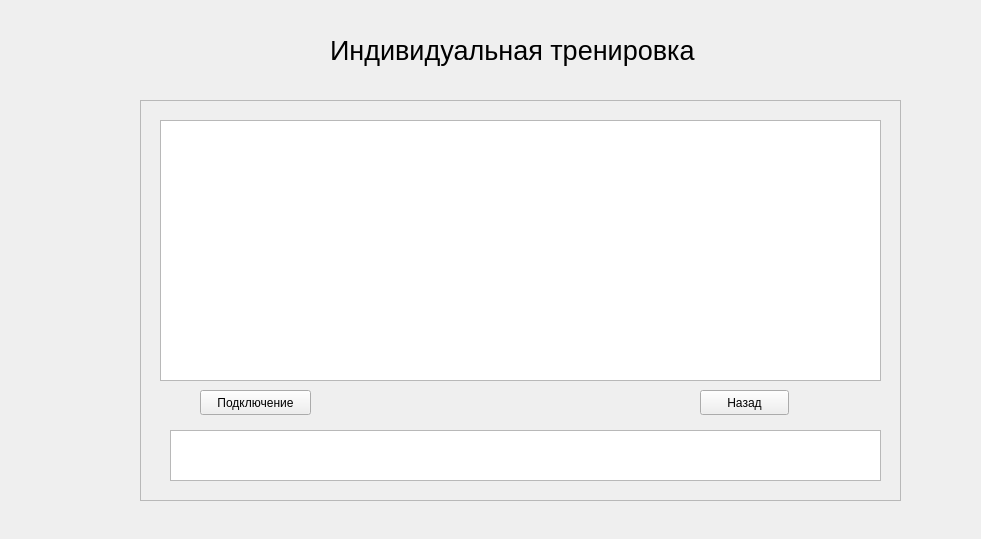
<?xml version="1.0" encoding="UTF-8"?>
<ui version="4.0">
 <class>intru</class>
 <widget class="QWidget" name="intru">
  <property name="geometry">
   <rect>
    <x>0</x>
    <y>0</y>
    <width>981</width>
    <height>539</height>
   </rect>
  </property>
  <property name="windowTitle">
   <string>Form</string>
  </property>
  <widget class="QLabel" name="label_5">
   <property name="geometry">
    <rect>
     <x>330</x>
     <y>30</y>
     <width>381</width>
     <height>41</height>
    </rect>
   </property>
   <property name="font">
    <font>
     <pointsize>20</pointsize>
    </font>
   </property>
   <property name="text">
    <string>Индивидуальная тренировка</string>
   </property>
  </widget>
  <widget class="QFrame" name="frame">
   <property name="geometry">
    <rect>
     <x>140</x>
     <y>100</y>
     <width>761</width>
     <height>401</height>
    </rect>
   </property>
   <property name="frameShape">
    <enum>QFrame::StyledPanel</enum>
   </property>
   <property name="frameShadow">
    <enum>QFrame::Raised</enum>
   </property>
   <widget class="QTableWidget" name="twIndU">
    <property name="geometry">
     <rect>
      <x>20</x>
      <y>20</y>
      <width>721</width>
      <height>261</height>
     </rect>
    </property>
   </widget>
   <widget class="QTextEdit" name="teIndU">
    <property name="geometry">
     <rect>
      <x>30</x>
      <y>330</y>
      <width>711</width>
      <height>51</height>
     </rect>
    </property>
   </widget>
   <widget class="QPushButton" name="btnBackIndU">
    <property name="geometry">
     <rect>
      <x>560</x>
      <y>290</y>
      <width>89</width>
      <height>25</height>
     </rect>
    </property>
    <property name="text">
     <string>Назад</string>
    </property>
   </widget>
   <widget class="QPushButton" name="btnConnect">
    <property name="geometry">
     <rect>
      <x>60</x>
      <y>290</y>
      <width>111</width>
      <height>25</height>
     </rect>
    </property>
    <property name="text">
     <string>Подключение</string>
    </property>
   </widget>
  </widget>
 </widget>
 <resources/>
 <connections/>
</ui>
